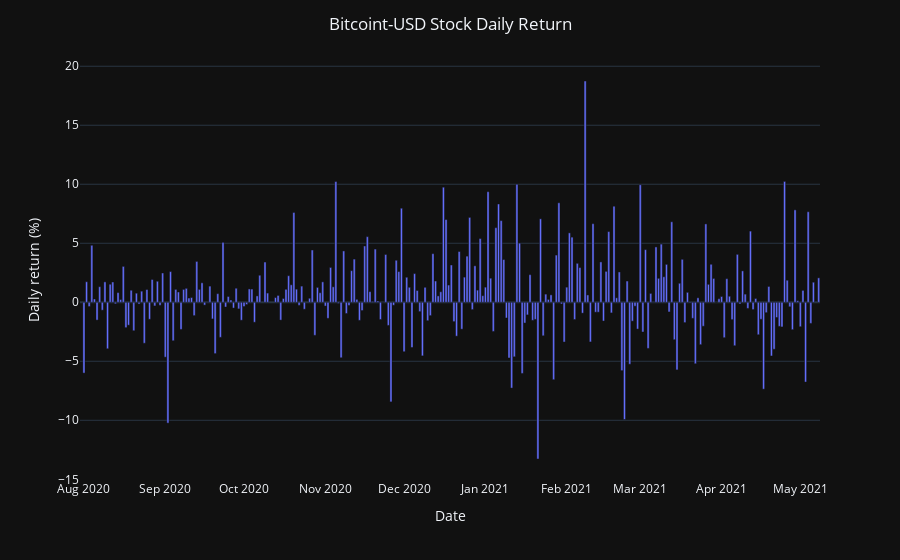

The notebook cell saved with this chart:
### Code cell
btc['Daily return (%)'] = round(btc['Close'].pct_change()*100,2)

fig3 = px.bar(btc, x = "Date", y = "Daily return (%)")
fig3.update_layout(title={
    'text': "Bitcoint-USD Stock Daily Return",
    'x' : 0.5,
    'xanchor':'center'})

fig3.show()

### Figure 1 — Plotly figure (JSON) as saved in the notebook; plotly's stock layout.template omitted (floating-point values rounded to 4 significant figures; data arrays with more than 128 entries replaced by an {"elided": "..."} marker saying what was removed)
{"data": [{"alignmentgroup": "True", "hovertemplate": "Date=%{x}<br>Daily return (%)=%{y}<extra></extra>", "legendgroup": "", "marker": {"color": "#636efa"}, "name": "", "offsetgroup": "", "orientation": "v", "showlegend": false, "textposition": "auto", "type": "bar", "x": {"elided": "278 str values"}, "xaxis": "x", "y": {"elided": "278 float values"}, "yaxis": "y"}], "layout": {"barmode": "relative", "legend": {"tracegroupgap": 0}, "margin": {"t": 60}, "title": {"text": "Bitcoint-USD Stock Daily Return", "x": 0.5, "xanchor": "center"}, "xaxis": {"anchor": "y", "domain": [0, 1], "title": {"text": "Date"}}, "yaxis": {"anchor": "x", "domain": [0, 1], "title": {"text": "Daily return (%)"}}}}
